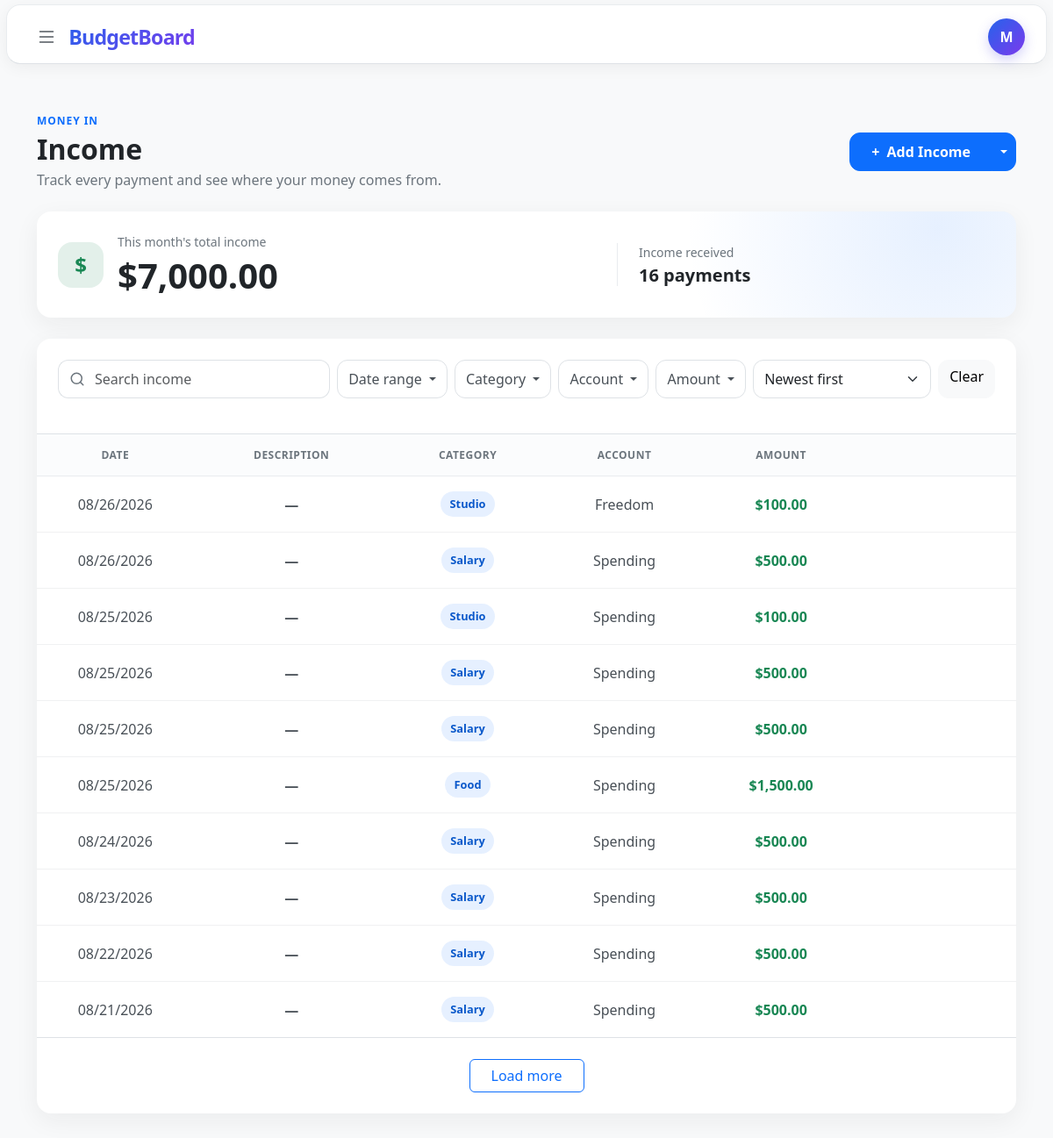
/income (signed in), run on the app's committed database.
### tables this page shows
CREATE TABLE income (
    id INTEGER PRIMARY KEY AUTOINCREMENT,
    user_id INTEGER NOT NULL,
    amount NUMERIC NOT NULL,
    category_id INTEGER NOT NULL,
    description TEXT,
    account_id INTEGER NOT NULL,
    date DATETIME NOT NULL DEFAULT CURRENT_TIMESTAMP,
    added_at DATETIME NOT NULL DEFAULT CURRENT_TIMESTAMP,

    FOREIGN KEY (user_id) REFERENCES users(id),
    FOREIGN KEY (category_id) REFERENCES categories(id),
    FOREIGN KEY (account_id) REFERENCES accounts(id)
);

CREATE TABLE categories (
    id INTEGER PRIMARY KEY AUTOINCREMENT,
    user_id INTEGER NOT NULL,
    name TEXT NOT NULL COLLATE NOCASE,
    type TEXT NOT NULL CHECK (
        type IN ('income', 'expense')
    ),
    created_at DATETIME NOT NULL DEFAULT CURRENT_TIMESTAMP,

    FOREIGN KEY (user_id) REFERENCES users(id),
    UNIQUE (user_id, name, type)
);

CREATE TABLE accounts(
    id INTEGER PRIMARY KEY AUTOINCREMENT,
    user_id INTEGER NOT NULL,
    name TEXT NOT NULL,
    type TEXT NOT NULL CHECK (
        type IN (
            'checking',
            'savings',
            'cash',
            'credit card',
            'investment',
            'other'
        )
    ),
    bank TEXT,
    created_at DATETIME NOT NULL DEFAULT CURRENT_TIMESTAMP, active INTEGER NOT NULL DEFAULT 1
CHECK (active IN (0, 1)),

    FOREIGN KEY (user_id) REFERENCES users(id)
);

### app.py (the view, shortened to what this page needs)
@app.route("/income", defaults={"limit": "10"}, methods=["GET", "POST"])
@app.route("/income/<limit>", methods=["GET", "POST"])
@login_required
def income(limit):
    action = (request.form.get("action") or "").strip()
    if request.method == "GET":
        process_recurrent_events(db, session["user_id"])
    return transaction_page(db, "income", limit)

### templates/income.html (shortened to what this page needs)
{% extends "layout.html" %}
{% from "_transaction_rows.html" import transaction_rows %}
{% block main %}
    <section class="income-page py-4 py-lg-5">
        <div class="container-xl">
            <div class="d-flex flex-column flex-sm-row align-items-sm-center justify-content-between gap-3 mb-4">
                <div>
                    <p class="income-eyebrow mb-1">Money in</p>
                    <h1 class="h2 fw-bold mb-1">Income</h1>
                    <p class="text-secondary mb-0">Track every payment and see where your money comes from.</p>
                </div>
                <div class="btn-group income-add-group align-self-start align-self-sm-center">
                    <button
                        class="btn btn-primary px-4"
                        type="button"
                        data-bs-toggle="modal"
                        data-bs-target="#addTransactionModal"
                    >
                        <span class="me-1" aria-hidden="true">+</span> Add Income
                    </button>
                    <button
                        class="btn btn-primary dropdown-toggle dropdown-toggle-split"
                        type="button"
                        data-bs-toggle="dropdown"
                        aria-expanded="false"
                    >
                    </button>
                </div>
            </div>
            <div class="card income-summary-card border-0 mb-4">
                <div class="card-body p-4">
                    <div class="row align-items-center g-4">
                        <div class="col-sm-7">
                            <div class="d-flex align-items-center gap-3">
                                <div class="income-summary-icon" aria-hidden="true">$</div>
                                <div>
                                    <p class="text-secondary small mb-1">This month's total income</p>
                                    <p class="display-6 fw-bold mb-0">{{ summary["total"] | usd }}</p>
                                </div>
                            </div>
                        </div>
                        <div class="col-sm-5">
                            <div class="income-summary-detail ps-sm-4">
                                <p class="text-secondary small mb-1">Income received</p>
                                <p class="h5 fw-semibold mb-0">
                                    {{ summary["count"] }}
                                    {{ "payment" if summary["count"] == 1 else "payments" }}
                                </p>
                            </div>
                        </div>
                    </div>
                </div>
            </div>
            <div class="card income-list-card border-0" id="transaction-results-card">
                <div class="card-body p-0">
                    <form
                        id="transaction-filter-form"
                        class="p-3 p-lg-4 border-bottom"
                        action="{{ url_for('income') }}"
                        method="get"
                    >
                        <div class="row g-2 align-items-center">
                            <div class="col-12 col-xl">
                                <div class="input-group income-search">
                                    <span class="input-group-text bg-white border-end-0 text-secondary" aria-hidden="true">
                                        <svg width="18" height="18" viewBox="0 0 24 24" fill="none" stroke="currentColor" stroke-width="2" stroke-linecap="round" stroke-linejoin="round">
                                            <circle cx="11" cy="11" r="8"></circle>
                                            <path d="m21 21-4.35-4.35"></path>
                                        </svg>
                                    </span>
                                    <input
                                        class="form-control border-start-0 ps-0"
                                        id="transaction-search-input"
                                        name="q"
                                        type="search"
                                        value="{{ filters['q'] }}"
                                        placeholder="Search income"
                                        aria-label="Search income"
                                    >
                                </div>
                            </div>
                            <div class="col-6 col-sm-auto dropdown">
                                <button class="btn btn-outline-secondary w-100 dropdown-toggle" type="button" data-bs-toggle="dropdown" data-bs-auto-close="outside" aria-expanded="false">
                                    Date range
                                </button>
                            </div>
                            <div class="col-6 col-sm-auto dropdown">
                                <button class="btn btn-outline-secondary w-100 dropdown-toggle" type="button" data-bs-toggle="dropdown" data-bs-auto-close="outside" aria-expanded="false">
                                    Category
                                </button>
                            </div>
                            <div class="col-6 col-sm-auto dropdown">
                                <button class="btn btn-outline-secondary w-100 dropdown-toggle" type="button" data-bs-toggle="dropdown" data-bs-auto-close="outside" aria-expanded="false">
                                    Account
                                </button>
                            </div>
                            <div class="col-6 col-sm-auto dropdown">
                                <button class="btn btn-outline-secondary w-100 dropdown-toggle" type="button" data-bs-toggle="dropdown" data-bs-auto-close="outside" aria-expanded="false">
                                    Amount
                                </button>
                            </div>
                            <div class="col-12 col-sm-auto">
                                <select class="form-select income-sort-select" id="income-sort" name="sort">
                                    <option value="newest" {% if filters["sort"] == "newest" %}selected{% endif %}>Newest first</option>
                                </select>
                            </div>
                            <div class="col-12 col-sm-auto">
                                <a
                                    class="btn btn-light w-100 income-filter-clear"
                                    id="transaction-filter-clear"
                                    href="{{ url_for('income') }}"
                                >
                                    Clear
                                </a>
                            </div>
                        </div>
                    </form>
                    <div class="table-responsive">
                        <table class="table income-table align-middle mb-0">
                            <colgroup>
                                <col class="income-col-standard">
                                <col class="income-col-description">
                                <col class="income-col-standard">
                                <col class="income-col-account">
                                <col class="income-col-standard">
                                <col class="income-col-actions">
                            </colgroup>
                            <thead>
                                <tr>
                                    <th scope="col">Date</th>
                                    <th scope="col">Description</th>
                                    <th scope="col">Category</th>
                                    <th scope="col">Account</th>
                                    <th class="income-amount-column" scope="col">Amount</th>
                                    <th class="transaction-action-column" scope="col">
                                    </th>
                                </tr>
                            </thead>
                            <tbody id="transaction-results-body">
                                {{ transaction_rows(
                                    entries,
                                    accounts,
                                    transaction_page_url,
                                    transaction_amount_class,
                                    transaction_empty_message,
                                    "income-category-options"
                                ) }}
                            </tbody>
                        </table>
                    </div>
                    <div class="text-center p-4 border-top" id="transaction-pagination">
                        {% if next_page_url %}
                            <a class="btn btn-outline-primary px-4" href="{{ next_page_url }}">
                                {{ "Load all" if current_limit == 50 else "Load more" }}
                            </a>
                        {% elif showing_all and entries %}
                            <span class="small text-secondary">Showing all income entries.</span>
                        {% endif %}
                    </div>
                </div>
            </div>
        </div>
    </section>
{% endblock %}

### templates/_transaction_rows.html (shortened to what this page needs)
{% macro transaction_rows(entries, accounts, transaction_page_url, amount_class, empty_message, category_list_id) %}
    {% for entry in entries %}
        {% set editor_target = '.transaction-item-' ~ entry['id'] %}
        <tr class="transaction-row">
            <td>
                <div class="collapse show {{ editor_target[1:] }}">
                    <span class="text-nowrap">{{ entry["display_date"] }}</span>
                </div>
            </td>
            <td>
                <div class="collapse show {{ editor_target[1:] }}">
                    <span class="fw-semibold">{{ entry["description"] or "—" }}</span>
                </div>
            </td>
            <td>
                <div class="collapse show {{ editor_target[1:] }}">
                    <span class="income-category">{{ entry["category"] }}</span>
                </div>
            </td>
            <td>
                <div class="collapse show {{ editor_target[1:] }}">
                    {{ entry["account"] }}
                </div>
            </td>
            <td class="income-amount-column fw-semibold {{ amount_class }}">
                <div class="collapse show {{ editor_target[1:] }}">
                    {{ entry["amount"] | usd }}
                </div>
            </td>
            <td class="transaction-action-column">
                <div class="collapse show {{ editor_target[1:] }}">
                </div>
            </td>
        </tr>
    {% else %}
        <tr>
            <td class="text-center text-secondary py-5" colspan="6">
                {{ empty_message }}
            </td>
        </tr>
    {% endfor %}
{% endmacro %}

### data on the page
income: display_date "08/26/2026", entry "—", category "Studio", account "Freedom", amount "$100.00"
income: display_date "08/26/2026", entry "—", category "Salary", account "Spending", amount "$500.00"
income: display_date "08/25/2026", entry "—", category "Studio", account "Spending", amount "$100.00"
income: display_date "08/25/2026", entry "—", category "Salary", account "Spending", amount "$500.00"
income: display_date "08/25/2026", entry "—", category "Salary", account "Spending", amount "$500.00"
income: display_date "08/25/2026", entry "—", category "Food", account "Spending", amount "$1,500.00"
income: display_date "08/24/2026", entry "—", category "Salary", account "Spending", amount "$500.00"
income: display_date "08/23/2026", entry "—", category "Salary", account "Spending", amount "$500.00"
income: display_date "08/22/2026", entry "—", category "Salary", account "Spending", amount "$500.00"
income: display_date "08/21/2026", entry "—", category "Salary", account "Spending", amount "$500.00"

### other printed values
{{ session.get("username", "U")[0] | upper }} "M"
{{ summary["total"] | usd }} "$7,000.00"
{{ summary["count"] }} "16"
{{ "payment" if summary["count"] == 1 else "payments" }} "payments"
{{ "Load all" if current_limit == 50 else "Load more" }} "Load more"
